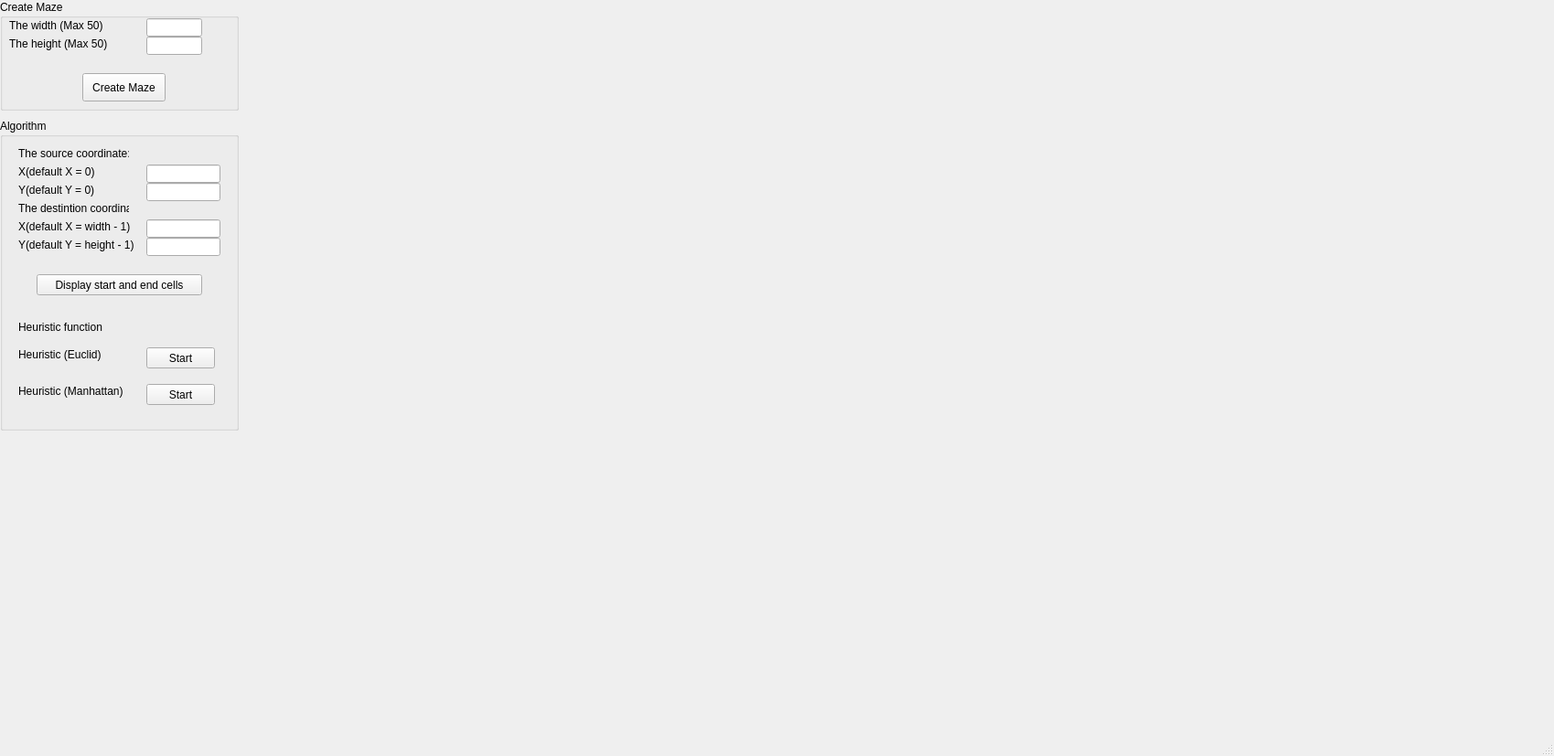
<?xml version="1.0" encoding="UTF-8"?>
<ui version="4.0">
 <class>Demo</class>
 <widget class="QMainWindow" name="Demo">
  <property name="geometry">
   <rect>
    <x>0</x>
    <y>0</y>
    <width>1699</width>
    <height>827</height>
   </rect>
  </property>
  <property name="windowTitle">
   <string>MainWindow</string>
  </property>
  <widget class="QWidget" name="centralwidget">
   <widget class="QGroupBox" name="groupBox">
    <property name="geometry">
     <rect>
      <x>0</x>
      <y>0</y>
      <width>261</width>
      <height>121</height>
     </rect>
    </property>
    <property name="title">
     <string>Create Maze</string>
    </property>
    <widget class="QLabel" name="label">
     <property name="geometry">
      <rect>
       <x>10</x>
       <y>20</y>
       <width>181</width>
       <height>16</height>
      </rect>
     </property>
     <property name="text">
      <string>The width (Max 50)</string>
     </property>
    </widget>
    <widget class="QLineEdit" name="widthEntry">
     <property name="geometry">
      <rect>
       <x>160</x>
       <y>20</y>
       <width>61</width>
       <height>20</height>
      </rect>
     </property>
    </widget>
    <widget class="QLabel" name="label_2">
     <property name="geometry">
      <rect>
       <x>10</x>
       <y>40</y>
       <width>181</width>
       <height>16</height>
      </rect>
     </property>
     <property name="text">
      <string>The height (Max 50)</string>
     </property>
    </widget>
    <widget class="QLineEdit" name="heightEntry">
     <property name="geometry">
      <rect>
       <x>160</x>
       <y>40</y>
       <width>61</width>
       <height>20</height>
      </rect>
     </property>
    </widget>
    <widget class="QPushButton" name="createMaze">
     <property name="geometry">
      <rect>
       <x>90</x>
       <y>80</y>
       <width>91</width>
       <height>31</height>
      </rect>
     </property>
     <property name="text">
      <string>Create Maze</string>
     </property>
    </widget>
   </widget>
   <widget class="QGroupBox" name="groupBox_2">
    <property name="geometry">
     <rect>
      <x>0</x>
      <y>130</y>
      <width>261</width>
      <height>341</height>
     </rect>
    </property>
    <property name="title">
     <string>Algorithm</string>
    </property>
    <widget class="QLabel" name="label_3">
     <property name="geometry">
      <rect>
       <x>20</x>
       <y>30</y>
       <width>121</width>
       <height>16</height>
      </rect>
     </property>
     <property name="text">
      <string>The source coordinate:</string>
     </property>
    </widget>
    <widget class="QLabel" name="label_4">
     <property name="geometry">
      <rect>
       <x>20</x>
       <y>50</y>
       <width>101</width>
       <height>16</height>
      </rect>
     </property>
     <property name="text">
      <string>X(default X = 0)</string>
     </property>
    </widget>
    <widget class="QLabel" name="label_5">
     <property name="geometry">
      <rect>
       <x>20</x>
       <y>70</y>
       <width>101</width>
       <height>16</height>
      </rect>
     </property>
     <property name="text">
      <string>Y(default Y = 0)</string>
     </property>
    </widget>
    <widget class="QLabel" name="label_6">
     <property name="geometry">
      <rect>
       <x>20</x>
       <y>90</y>
       <width>121</width>
       <height>16</height>
      </rect>
     </property>
     <property name="text">
      <string>The destintion coordinate:</string>
     </property>
    </widget>
    <widget class="QLabel" name="labelEndX">
     <property name="geometry">
      <rect>
       <x>20</x>
       <y>110</y>
       <width>141</width>
       <height>16</height>
      </rect>
     </property>
     <property name="text">
      <string>X(default X = width - 1)</string>
     </property>
    </widget>
    <widget class="QLabel" name="labelEndY">
     <property name="geometry">
      <rect>
       <x>20</x>
       <y>130</y>
       <width>141</width>
       <height>16</height>
      </rect>
     </property>
     <property name="text">
      <string>Y(default Y = height - 1)</string>
     </property>
    </widget>
    <widget class="QLineEdit" name="startX">
     <property name="geometry">
      <rect>
       <x>160</x>
       <y>50</y>
       <width>81</width>
       <height>20</height>
      </rect>
     </property>
    </widget>
    <widget class="QLineEdit" name="startY">
     <property name="geometry">
      <rect>
       <x>160</x>
       <y>70</y>
       <width>81</width>
       <height>20</height>
      </rect>
     </property>
    </widget>
    <widget class="QLineEdit" name="endX">
     <property name="geometry">
      <rect>
       <x>160</x>
       <y>110</y>
       <width>81</width>
       <height>20</height>
      </rect>
     </property>
    </widget>
    <widget class="QLineEdit" name="endY">
     <property name="geometry">
      <rect>
       <x>160</x>
       <y>130</y>
       <width>81</width>
       <height>20</height>
      </rect>
     </property>
    </widget>
    <widget class="QLabel" name="label_9">
     <property name="geometry">
      <rect>
       <x>20</x>
       <y>220</y>
       <width>121</width>
       <height>16</height>
      </rect>
     </property>
     <property name="text">
      <string>Heuristic function</string>
     </property>
    </widget>
    <widget class="QPushButton" name="heuristicManhattan">
     <property name="geometry">
      <rect>
       <x>160</x>
       <y>290</y>
       <width>75</width>
       <height>23</height>
      </rect>
     </property>
     <property name="text">
      <string>Start</string>
     </property>
    </widget>
    <widget class="QLabel" name="label_7">
     <property name="geometry">
      <rect>
       <x>20</x>
       <y>290</y>
       <width>131</width>
       <height>16</height>
      </rect>
     </property>
     <property name="text">
      <string>Heuristic (Manhattan)</string>
     </property>
    </widget>
    <widget class="QLabel" name="label_8">
     <property name="geometry">
      <rect>
       <x>20</x>
       <y>250</y>
       <width>131</width>
       <height>16</height>
      </rect>
     </property>
     <property name="text">
      <string>Heuristic (Euclid)</string>
     </property>
    </widget>
    <widget class="QPushButton" name="heuristicEuclid">
     <property name="geometry">
      <rect>
       <x>160</x>
       <y>250</y>
       <width>75</width>
       <height>23</height>
      </rect>
     </property>
     <property name="text">
      <string>Start</string>
     </property>
    </widget>
    <widget class="QPushButton" name="displayCells">
     <property name="geometry">
      <rect>
       <x>40</x>
       <y>170</y>
       <width>181</width>
       <height>23</height>
      </rect>
     </property>
     <property name="text">
      <string>Display start and end cells</string>
     </property>
    </widget>
   </widget>
   <widget class="QWidget" name="verticalLayoutWidget_2">
    <property name="geometry">
     <rect>
      <x>980</x>
      <y>10</y>
      <width>711</width>
      <height>741</height>
     </rect>
    </property>
    <layout class="QVBoxLayout" name="verticalLayoutGreedyBFS"/>
   </widget>
   <widget class="QWidget" name="verticalLayoutWidget_3">
    <property name="geometry">
     <rect>
      <x>260</x>
      <y>10</y>
      <width>711</width>
      <height>741</height>
     </rect>
    </property>
    <layout class="QVBoxLayout" name="verticalLayoutAstar">
     <property name="topMargin">
      <number>0</number>
     </property>
    </layout>
   </widget>
  </widget>
  <widget class="QMenuBar" name="menubar">
   <property name="geometry">
    <rect>
     <x>0</x>
     <y>0</y>
     <width>1699</width>
     <height>26</height>
    </rect>
   </property>
  </widget>
  <widget class="QStatusBar" name="statusbar"/>
 </widget>
 <resources/>
 <connections/>
</ui>
